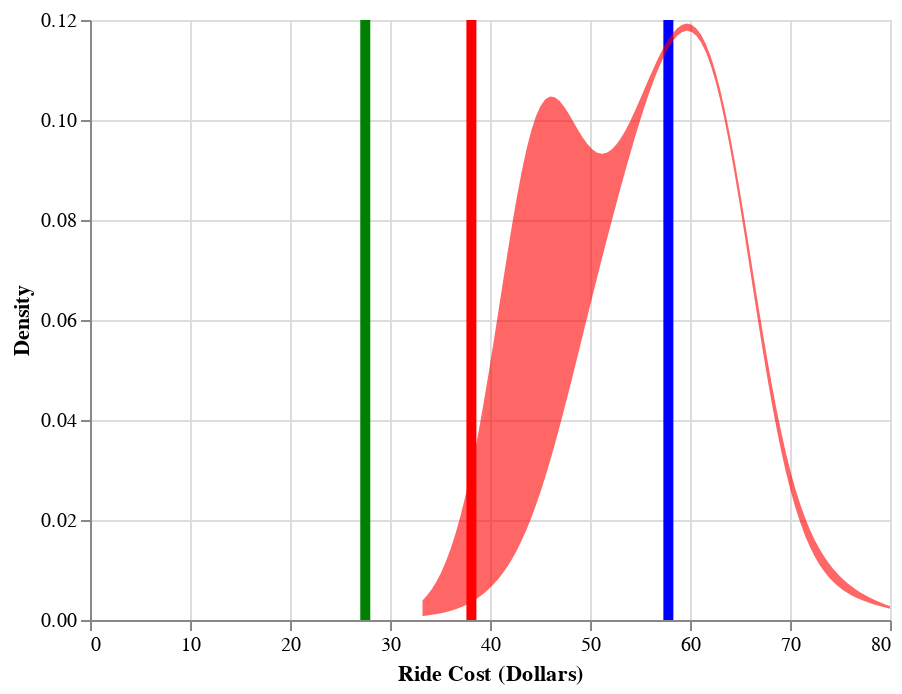

Notebook code for this chart:
### Markdown cell above
### Audience Participation

### Code cell
USER_PARAMS = {"pickup": "chicago ohare airport",
               "dropoff": "the shedd aquarium chicago",
               "forecast_hrs":1}

results = run_Fair_Fare(USER_PARAMS)

pd.set_option("display.precision", 2)
print(pd.DataFrame(results[5]).iloc[0])

show_viz(results)

### Figure 1 — Vega-Lite specification as saved in the notebook (floating-point values rounded to 4 significant figures; data arrays with more than 128 entries replaced by an {"elided": "..."} marker saying what was removed)
{"$schema": "https://vega.github.io/schema/vega-lite/v3.3.0.json", "config": {"mark": {"tooltip": null}, "view": {"height": 300, "width": 400}}, "datasets": {"data-8281fa7552a82e8ceba9ba3d999e4ab9": {"elided": "300 records"}, "data-cca4def001b1ca081bb8b4cfc9b819cb": [{"hour": 0, "parameter": "Rideshare_regular_price_estimate", "value": 38.14}, {"hour": 0, "parameter": "Rideshare_shared_price_estimate", "value": 27.53}, {"hour": 0, "parameter": "Taxi_price_estimate", "value": 57.84}]}, "layer": [{"data": {"name": "data-cca4def001b1ca081bb8b4cfc9b819cb"}, "encoding": {"color": {"field": "parameter", "scale": {"domain": ["Rideshare_regular_price_estimate", "Rideshare_shared_price_estimate", "Taxi_price_estimate"], "range": ["red", "green", "blue"]}, "type": "nominal"}, "size": {"value": 5}, "x": {"field": "value", "type": "quantitative"}}, "mark": {"color": "red", "type": "rule"}, "selection": {" ": {"bind": {"input": "range", "max": 9, "min": 0, "step": 1}, "fields": ["hour"], "init": {"hour": 0}, "type": "single"}}, "transform": [{"filter": {"selection": " "}}]}, {"data": {"name": "data-8281fa7552a82e8ceba9ba3d999e4ab9"}, "encoding": {"color": {"field": "parameter", "legend": null, "scale": {"domain": ["Rideshare_Dist", "Shared_Rideshare_Dist", "Taxi_Dist"], "range": ["red", "green", "blue"]}, "type": "nominal"}, "opacity": {"condition": {"selection": "Ride Type", "value": 0.6}, "value": 0}, "x": {"field": "x", "title": "Ride Cost (Dollars)", "type": "quantitative"}, "y": {"field": "value", "title": "Density", "type": "quantitative"}}, "mark": {"point": false, "size": 4, "type": "area"}, "selection": {"Ride Type": {"bind": {"input": "select", "options": ["Rideshare_Dist", "Taxi_Dist"]}, "clear": false, "fields": ["parameter"], "init": {"parameter": "Rideshare_Dist"}, "on": "doubleclick", "type": "single"}}}]}
